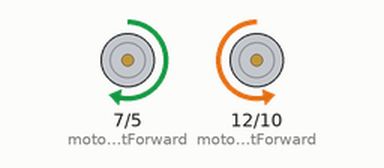
This sketch was run on a simulated Arduino Uno, built with avr-gcc and run on an emulated ATmega328P. Shown: motor-driver pin pairs drawn as motors (green arrow = first pin HIGH = forward, orange = second pin HIGH = backward, longer = more drive, scaled by the enable pin).

Above: at 3.0 s.
At 9.5 s:
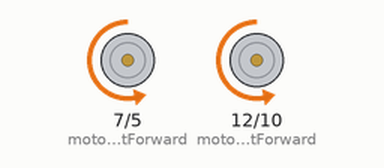
At 17.0 s:
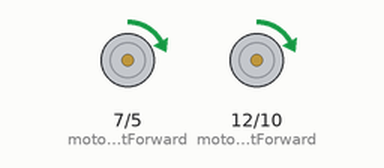
At 25.5 s:
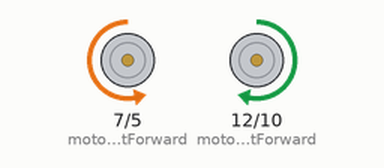
Timing chart, 0 to 39.0 s (numbered marks = the images above):
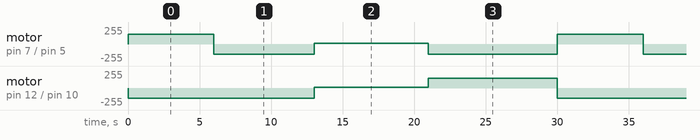

The sketch:

car-test.ino
```cpp
// Set motor control pins
int motorLeftSpeed = 6;
int motorLeftBackward = 5;
int motorLeftForward = 7;

int motorRightSpeed = 11;
int motorRightBackward = 10;
int motorRightForward = 12;

void setup() {

    // Set all motor pins as outputs
    pinMode(motorLeftSpeed, OUTPUT);
    pinMode(motorRightSpeed, OUTPUT);
    pinMode(motorLeftForward, OUTPUT);
    pinMode(motorLeftBackward, OUTPUT);
    pinMode(motorRightForward, OUTPUT);
    pinMode(motorRightBackward, OUTPUT);
}

void turnLeft(int speed) {

    // Set left motor to backward direction
    digitalWrite(motorLeftForward, LOW);
    digitalWrite(motorLeftBackward, HIGH);
    // Set left motor speed to maximum (0 - 255)
    analogWrite(motorLeftSpeed, speed);

    // Set right motor to forward direction
    digitalWrite(motorRightForward, HIGH);
    digitalWrite(motorRightBackward, LOW);
    // Set right motor speed to maximum (0 - 255)
    analogWrite(motorRightSpeed, speed);
}

void turnRight(int speed) {

    // Set left motor to forward direction
    digitalWrite(motorLeftForward, HIGH);
    digitalWrite(motorLeftBackward, LOW);
    // Set left motor speed to maximum (0 - 255)
    analogWrite(motorLeftSpeed, speed);

    // Set right motor to backward direction
    digitalWrite(motorRightForward, LOW);
    digitalWrite(motorRightBackward, HIGH);
    // Set right motor speed to maximum (0 - 255)
    analogWrite(motorRightSpeed, speed);
}

void moveForward(int speed) {

    // Set left motor to forward direction
    digitalWrite(motorLeftForward, HIGH);
    digitalWrite(motorLeftBackward, LOW);
    // Set left motor speed to maximum (0 - 255)
    analogWrite(motorLeftSpeed, speed);

    // Set right motor to forward direction
    digitalWrite(motorRightForward, HIGH);
    digitalWrite(motorRightBackward, LOW);
    // Set right motor speed to maximum (0 - 255)
    analogWrite(motorRightSpeed, speed);
}

void moveBackwards(int speed) {

    // Set left motor to forward direction
    digitalWrite(motorLeftForward, LOW);
    digitalWrite(motorLeftBackward, HIGH);
    // Set left motor speed to maximum (0 - 255)
    analogWrite(motorLeftSpeed, speed);

    // Set right motor to forward direction
    digitalWrite(motorRightForward, LOW);
    digitalWrite(motorRightBackward, HIGH);
    // Set right motor speed to maximum (0 - 255)
    analogWrite(motorRightSpeed, speed);
}

void loop() {

    turnRight(150);
    delay(6000);

    moveBackwards(150);
    delay(7000);

   moveForward(12);
    delay(8000);

   turnLeft(150);
    delay(9000);

}
```

Measured:
- by itself, motor on pin 12 (motorRightForward) / pin 10 (motorRightBackward): repeats every 30.0 s: forward 12/255 8.0 s, forward 150/255 9.0 s, backward 150/255 13.0 s
- by itself, motor on pin 7 (motorLeftForward) / pin 5 (motorLeftBackward): repeats every 30.0 s: backward 150/255 7.0 s, forward 12/255 8.0 s, backward 150/255 9.0 s, forward 150/255 6.0 s
